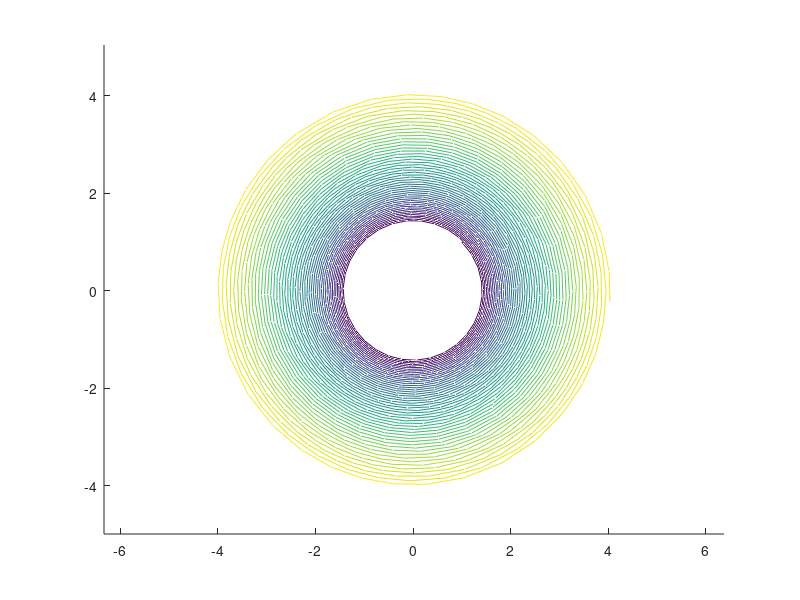

Recreate this plot in MATLAB. (Note: this script raises an error after producing the figure.)
%% Tornado system: Set the kernel (Eigenvalue matrix)
a = +0.035; b = 10.5;
l3 = +0.08;
D = [ a  b   0;
     -b  a   0;
      0  0  l3];
% 
basis = [1  0  0;
         0  1  0;
         0  0  1];
basis = basis ./ sqrt(sum(basis.^2,1));
%% Set dynamic matrix and run!
MTor = basis * D * inv(basis);

X0 = [1,1,1];
odesol = ode45(@(t,X)MTor*X,[0 30],X0,odeset('RelTol',1E-6));
figure;%plot3(odesol.y(1,:),odesol.y(2,:),odesol.y(3,:),'k');hold on 
patch([odesol.y(1,:),nan],[odesol.y(2,:),nan],[odesol.y(3,:),nan],[odesol.x,nan],'FaceColor','none','EdgeColor','interp');hold on
% scatter3(odesol.y(1,:),odesol.y(2,:),odesol.y(3,:),9,odesol.x);
axis equal
Scale=set_scale();
plot_basis(basis,Scale)
legend(["Traj X","Eigv1","Eigv2","Eigv3"])

%% Set the kernel (Eigenvalue matrix)
a = -0.4; b = 5.5;
l3 = -0.05;
D = [ a  b   0;
     -b  a   0;
      0  0  l3];
%% Random Basis 
rndM = randn(3);
rndM = rndM ./ sqrt(sum(rndM.^2,1));
%% Set dynamic matrix and run!
M = rndM * D * inv(rndM);

X0 = [10,10,10];
odesol = ode45(@(t,X)M*X,[0 50],X0,odeset('RelTol',1E-6));
figure;%plot3(odesol.y(1,:),odesol.y(2,:),odesol.y(3,:),'k');hold on 
patch([odesol.y(1,:),nan],[odesol.y(2,:),nan],[odesol.y(3,:),nan],[odesol.x,nan],'FaceColor','none','EdgeColor','interp');hold on
% scatter3(odesol.y(1,:),odesol.y(2,:),odesol.y(3,:),9,odesol.x);
axis equal
Scale=set_scale();
plot_basis(basis, Scale)
legend(["Traj X","Eigv1","Eigv2","Eigv3"])
%%

function Scale=set_scale()
XLIM = xlim();
YLIM = ylim();
ZLIM = zlim();
Scale = 0.3*min([XLIM(2)-XLIM(1),YLIM(2)-YLIM(1),ZLIM(2)-ZLIM(1)]);
end
function plot_basis(basis,Scale)
hold on
plot3(Scale*[0,basis(1,1)],Scale*[0,basis(2,1)],Scale*[0,basis(3,1)],'r','LineWidth',2.0)
plot3(Scale*[0,basis(1,2)],Scale*[0,basis(2,2)],Scale*[0,basis(3,2)],'g','LineWidth',2.0)
plot3(Scale*[0,basis(1,3)],Scale*[0,basis(2,3)],Scale*[0,basis(3,3)],'b','LineWidth',2.0)
end
